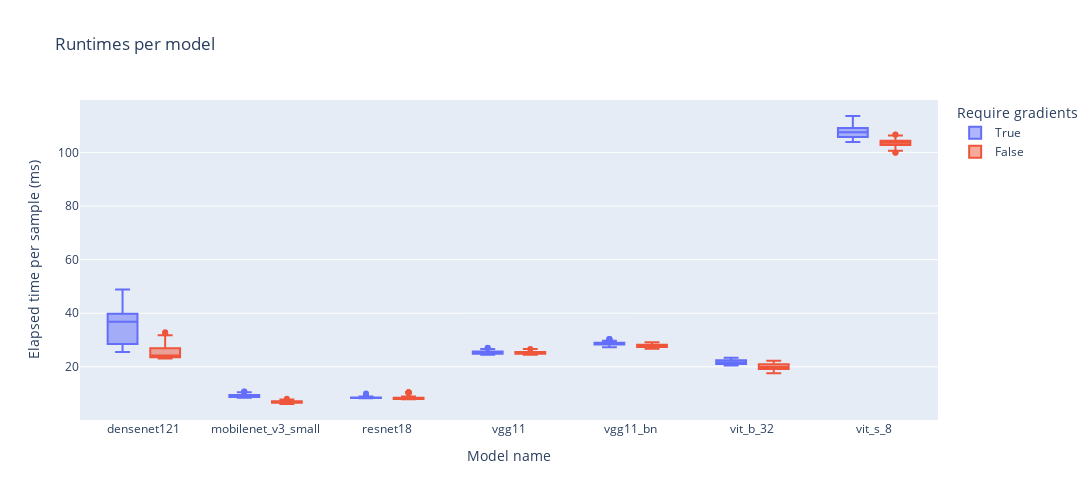

The notebook cell saved with this chart:
### Code cell
fig = px.box(
    results_per_run_df_batch8.sort_values("name").query("inlier == True"),
    x="name",
    y="time",
    # color="inlier",
    color="requires_grad",
    #facet_row="inlier",
    labels=labels,
    title="Runtimes per model",
    width=1400,
    height=500
)

fig.show()
fig.write_image('../plots/q11_runtime_per_model_per_run.png')

### Figure 1 — Plotly figure (JSON) as saved in the notebook; plotly's stock layout.template omitted (floating-point values rounded to 4 significant figures; data arrays with more than 128 entries replaced by an {"elided": "..."} marker saying what was removed)
{"data": [{"alignmentgroup": "True", "hovertemplate": "Require gradients=True<br>Model name=%{x}<br>Elapsed time per sample (ms)=%{y}<extra></extra>", "legendgroup": "True", "marker": {"color": "#636efa"}, "name": "True", "notched": false, "offsetgroup": "True", "orientation": "v", "showlegend": true, "x": {"elided": "650 str values"}, "x0": " ", "xaxis": "x", "y": {"elided": "650 float values"}, "y0": " ", "yaxis": "y", "type": "box"}, {"alignmentgroup": "True", "hovertemplate": "Require gradients=False<br>Model name=%{x}<br>Elapsed time per sample (ms)=%{y}<extra></extra>", "legendgroup": "False", "marker": {"color": "#EF553B"}, "name": "False", "notched": false, "offsetgroup": "False", "orientation": "v", "showlegend": true, "x": {"elided": "636 str values"}, "x0": " ", "xaxis": "x", "y": {"elided": "636 float values"}, "y0": " ", "yaxis": "y", "type": "box"}], "layout": {"xaxis": {"anchor": "y", "domain": [0.0, 1.0], "title": {"text": "Model name"}}, "yaxis": {"anchor": "x", "domain": [0.0, 1.0], "title": {"text": "Elapsed time per sample (ms)"}}, "legend": {"title": {"text": "Require gradients"}, "tracegroupgap": 0}, "title": {"text": "Runtimes per model"}, "boxmode": "group", "height": 500, "width": 1400}}
